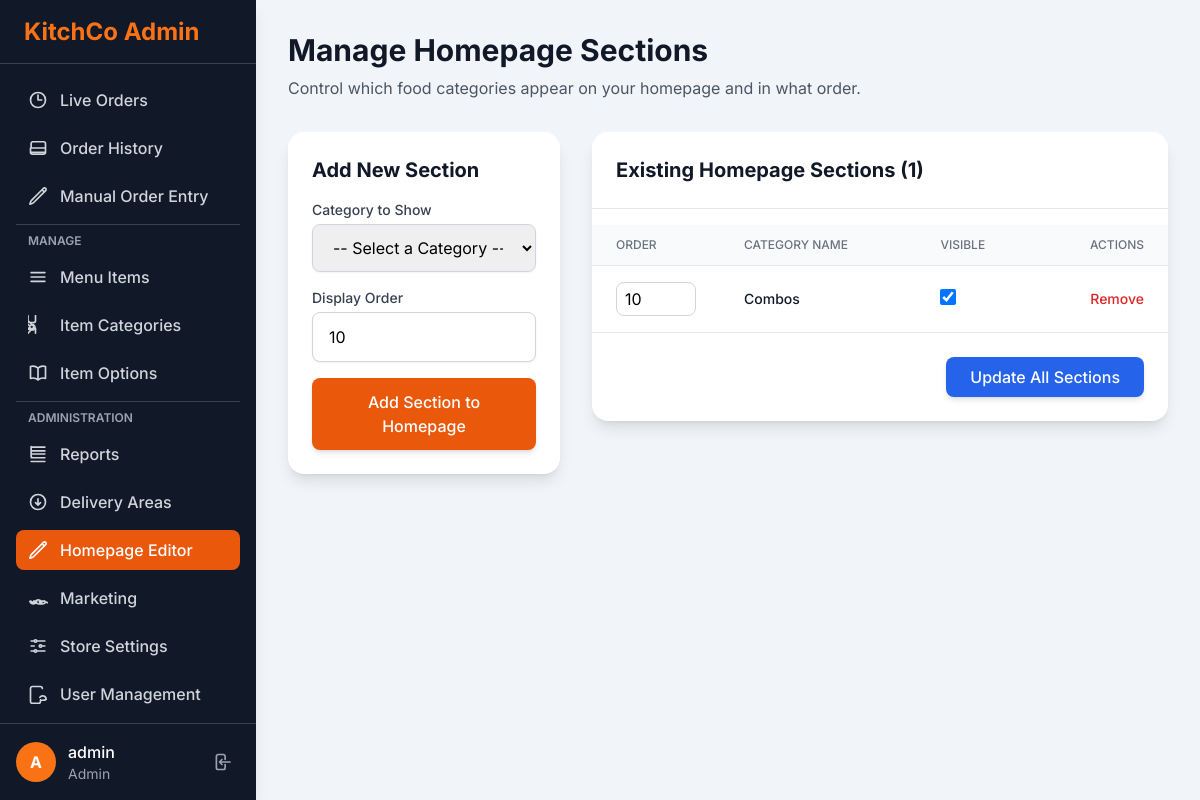
The page /admin/homepage_manager.php (signed in) on the database as committed earlier.
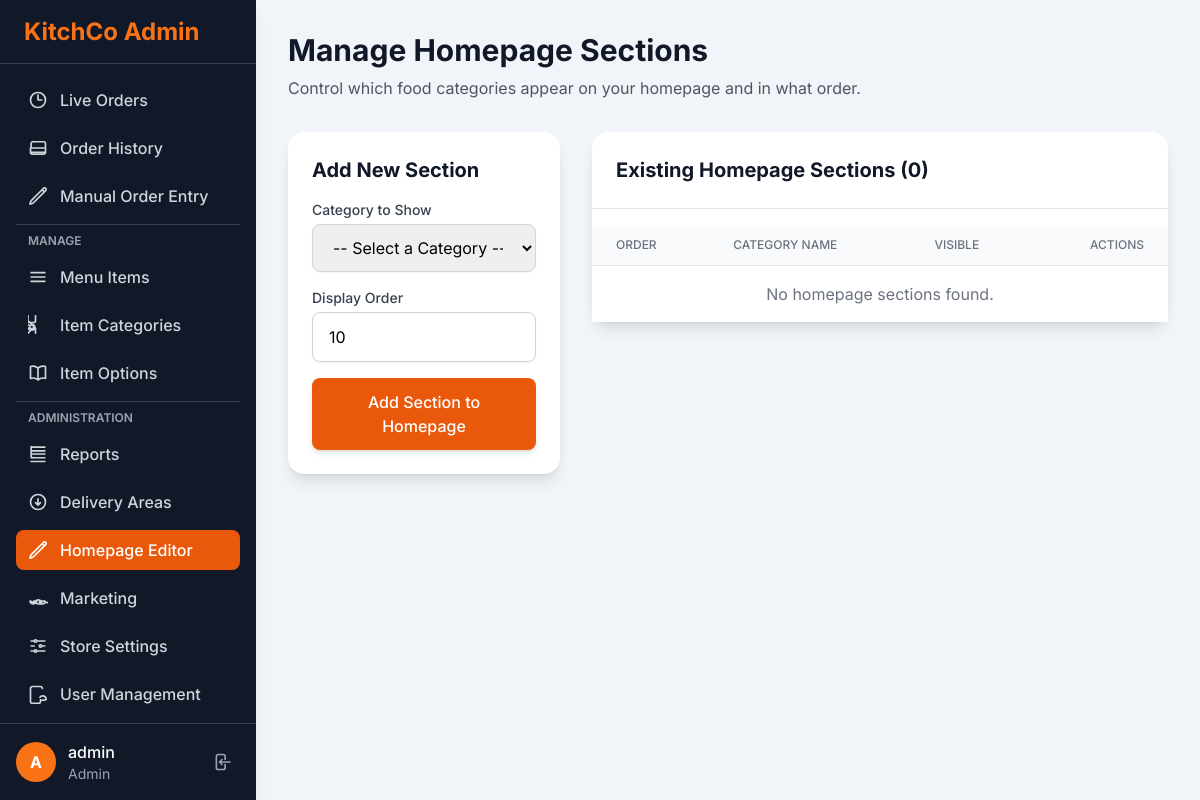
The same page on the database as committed later.
### tables this page shows
CREATE TABLE IF NOT EXISTS `homepage_sections` (
  `id` int NOT NULL AUTO_INCREMENT,
  `category_id` int NOT NULL,
  `display_order` int NOT NULL DEFAULT '0',
  `is_visible` tinyint(1) NOT NULL DEFAULT '1',
  PRIMARY KEY (`id`),
  KEY `category_id` (`category_id`)
);

CREATE TABLE IF NOT EXISTS `categories` (
  `id` int NOT NULL AUTO_INCREMENT,
  `name` varchar(100) NOT NULL,
  `description` text,
  `image` varchar(255) DEFAULT NULL,
  `is_visible` tinyint(1) NOT NULL DEFAULT '1',
  PRIMARY KEY (`id`)
);

### config.php (called while the page is built, shortened)
<?php
function get_csrf_token() {
    return $_SESSION['csrf_token'];
}
function e($data) {
    return htmlspecialchars($data, ENT_QUOTES, 'UTF-8');
}
?>

### admin/homepage_manager.php (the view, shortened to what the changed rows need)
<?php
require_once('header.php');
$page_title = 'Manage Homepage Sections';
$sections = [];
$sql = "SELECT hs.*, c.name as category_name
        FROM homepage_sections hs
        JOIN categories c ON hs.category_id = c.id
        ORDER BY hs.display_order ASC";
$sec_result = $db->query($sql);
while ($row = $sec_result->fetch_assoc()) {
    $sections[] = $row;
}
?>
<h1 class="text-3xl font-bold text-gray-900 mb-2"><?php echo e($page_title); ?></h1>
<div class="grid grid-cols-1 lg:grid-cols-3 gap-8">
    <div class="lg:col-span-1">
        <div class="bg-white p-6 rounded-2xl shadow-lg">
            <h2 class="text-xl font-bold text-gray-900 mb-4">Add New Section</h2>
        </div>
    </div>
    <div class="lg:col-span-2">
        <div class="bg-white rounded-2xl shadow-lg">
            <h2 class="text-xl font-bold text-gray-900 mb-4 p-6 border-b border-gray-200">
                Existing Homepage Sections (<?php echo count($sections); ?>)
            </h2>
            <form action="homepage_manager.php" method="POST">
                <div class="overflow-x-auto">
                    <table class="min-w-full divide-y divide-gray-200">
                        <thead class="bg-gray-50">
                            <tr>
                                <th class="px-6 py-3 text-left text-xs font-medium text-gray-500 uppercase">Order</th>
                                <th class="px-6 py-3 text-left text-xs font-medium text-gray-500 uppercase">Category Name</th>
                                <th class="px-6 py-3 text-left text-xs font-medium text-gray-500 uppercase">Visible</th>
                                <th class="px-6 py-3 text-right text-xs font-medium text-gray-500 uppercase">Actions</th>
                            </tr>
                        </thead>
                        <tbody class="bg-white divide-y divide-gray-200">
                            <?php if (empty($sections)): ?>
                                <tr><td colspan="4" class="px-6 py-4 text-center text-gray-500">No homepage sections found.</td></tr>
                            <?php else: ?>
                                <?php foreach ($sections as $section): ?>
                                    <tr>
                                        <td class="px-6 py-4 w-24">
                                            <input type="number" name="display_order[<?php echo e($section['id']); ?>]"
                                                   value="<?php echo e($section['display_order']); ?>"
                                                   class="w-20 px-2 py-1 border border-gray-300 rounded-lg">
                                        </td>
                                        <td class="px-6 py-4"><div class="text-sm font-medium text-gray-900"><?php echo e($section['category_name']); ?></div></td>
                                        <td class="px-6 py-4">
                                            <input type="checkbox" name="is_visible[]"
                                                   value="<?php echo e($section['id']); ?>"
                                                   <?php echo ($section['is_visible']) ? 'checked' : ''; ?>
                                                   class="h-4 w-4 text-orange-600 border-gray-300 rounded focus:ring-orange-500">
                                        </td>
                                        <td class="px-6 py-4 text-right text-sm font-medium">
                                            <a href="homepage_manager.php?action=delete&id=<?php echo e($section['id']); ?>&csrf_token=<?php echo e(get_csrf_token()); ?>"
                                               class="text-red-600 hover:text-red-900"
                                               onclick="return confirm('Are you sure you want to remove this section?');">
                                                Remove
                                            </a>
                                        </td>
                                    </tr>
                                <?php endforeach; ?>
                            <?php endif; ?>
                        </tbody>
                    </table>
                </div>
                <?php if (!empty($sections)): ?>
                <div class="p-6 border-t border-gray-200 text-right">
                    <button type="submit" name="update_sections" class="px-6 py-2 bg-blue-600 text-white font-medium rounded-lg shadow-md hover:bg-blue-700">
                        Update All Sections
                    </button>
                </div>
                <?php endif; ?>
            </form>
        </div>
    </div>
</div>
<?php
require_once('footer.php');
?>

Rows that differ between the two databases and show on the page:
removed homepage_sections: display_order "10", category.name "Combos", is_visible "☑"
Other text that changed with them:
count($sections): "1" → "0"
text no longer shown: "Update All Sections"
text now shown: "No homepage sections found."
